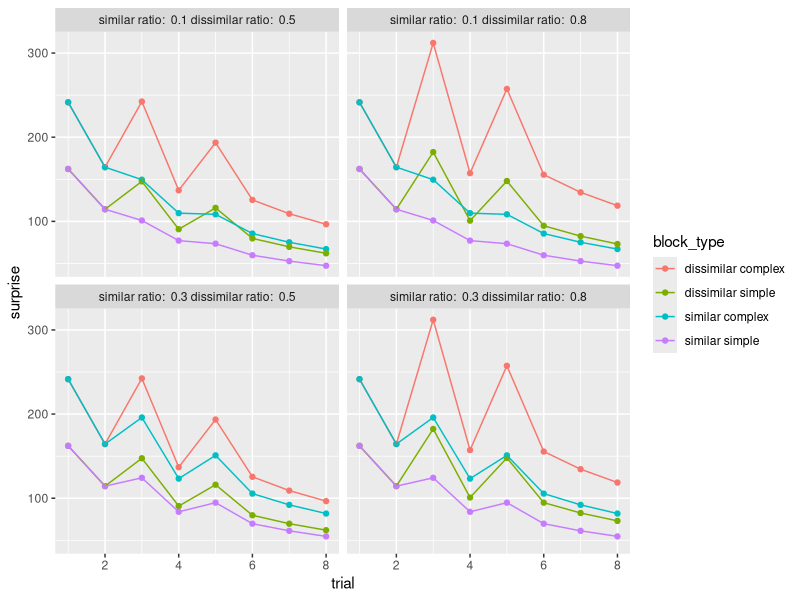
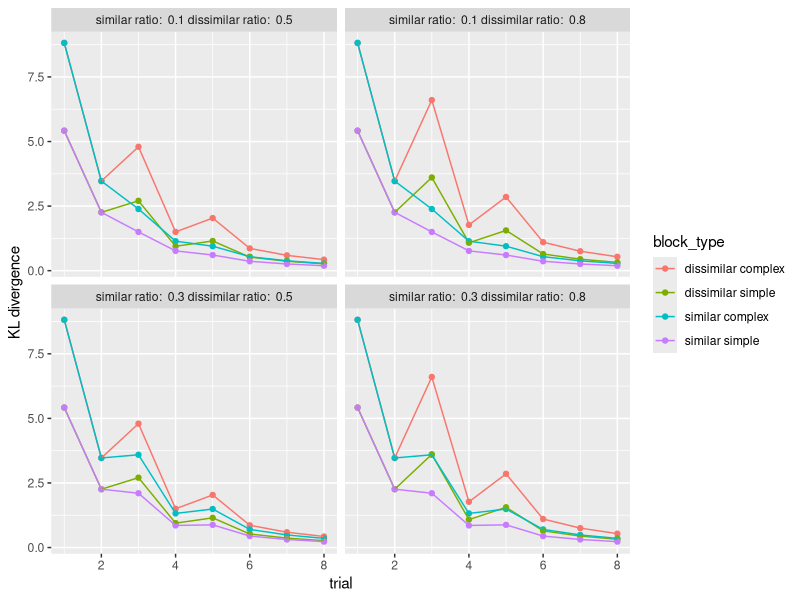
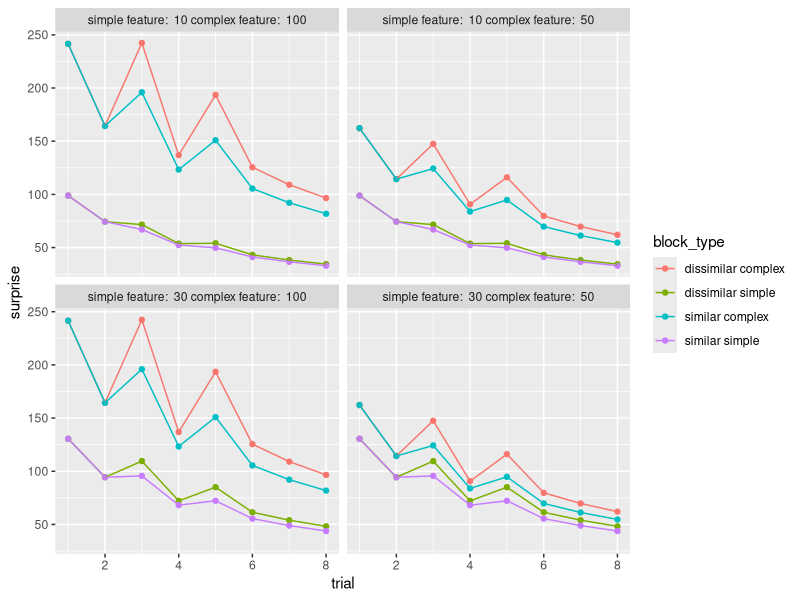
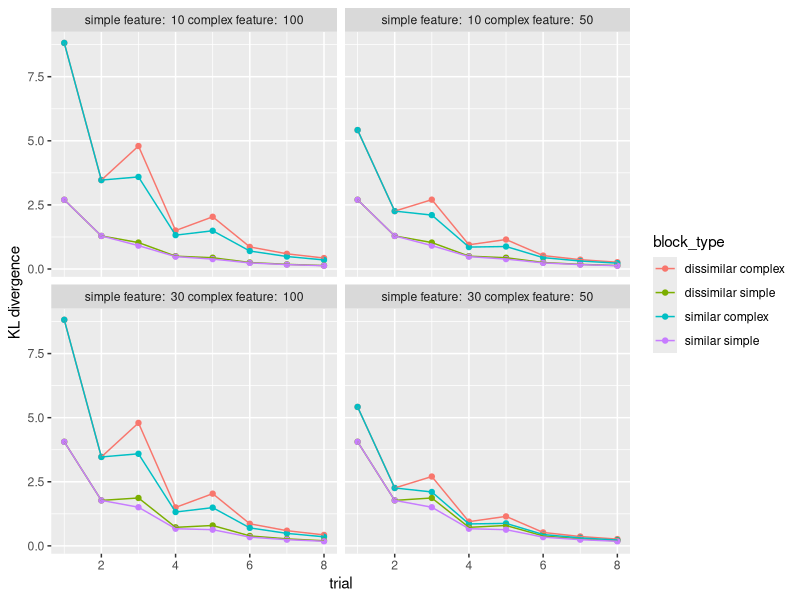

R code for these plots, in order:
## ---- chunk 1
library(tidyverse)
library(patchwork)
library(here)
## ---- chunk 2
TOTAL_FEATURE_N = 3
COMPLEX_FEATURE_N = 1
SIMPLE_FEATURE_N = 1
SIMILAR_RATIO = .2
DISSIMILAR_RATIO = .8

# generate stimuli
generate_stimuli_vector <- function(total_feature_n, stimuli_feature_n){
  
  vec <- c(rep(0, total_feature_n - stimuli_feature_n), rep(1, stimuli_feature_n))
  return(sample(vec))
  
}

# generate similar / dissimilar stimuli
# similar ratio is the proportion of different features for similar stimuli
# dissimilar ratio is the proportion of different features for dissimilar stimuli
generate_stimuli_similarity <- function(original_stimuli, similarity, 
                                        similar_ratio, 
                                        dissimilar_ratio){
  
  non_overlapping_feature <- ifelse(similarity == "similar", similar_ratio, dissimilar_ratio)
  
  # first figure out where the 1s are at 
  feature_pos <- which(original_stimuli %in% c(1))
  non_feature_pos <- which(original_stimuli %in% c(0))
  
  # change 1 to 0
  feature_change_pos <- sample(feature_pos, 
                               non_overlapping_feature * length(feature_pos), 
                               replace = FALSE)
  
  new_stim <- replace(original_stimuli, feature_change_pos, 0)
  
  # change 0 to 1 
  non_feature_change_pos <- sample(non_feature_pos, 
                                   non_overlapping_feature * length(feature_pos), 
                                   replace = FALSE)
  
  new_stim <- replace(new_stim, non_feature_change_pos, 1)
  
  
  return (new_stim)  
  
}

## create a stimuli sequence 
generate_block_sequence <- function(total_feature_n, 
                             simple_feature_n, 
                             complex_feature_n,
                             similar_ratio, 
                             dissimilar_ratio, 
                             block_length, 
                             deviant_pos, 
                             complexity, 
                             similarity){
  
  TOTAL_FEATURE_N = total_feature_n  
  # the number of 1 in the feature vector 
  SIMPLE_FEATURE_N = simple_feature_n
  COMPLEX_FEATURE_N = complex_feature_n  
  
  feature_n <- ifelse(complexity == "complex", COMPLEX_FEATURE_N, SIMPLE_FEATURE_N)
  background_stim <- generate_stimuli_vector(TOTAL_FEATURE_N, feature_n)
  deviant_stim <- generate_stimuli_similarity(background_stim, 
                                              similarity, 
                                              similar_ratio, 
                                              dissimilar_ratio)
  
  block_list <- replicate(block_length, background_stim, simplify = FALSE)
  
  block_list[deviant_pos] <- replicate(length(deviant_pos), 
                                       deviant_stim, 
                                       simplify = FALSE)
  
  return(block_list)
  
}


example_block_complex_similar <- generate_block_sequence(
  TOTAL_FEATURE_N, 
  SIMPLE_FEATURE_N, 
  COMPLEX_FEATURE_N, 
  SIMILAR_RATIO, 
  DISSIMILAR_RATIO,
  8, c(7), "complex", "similar")
example_block_complex_dissimilar <- generate_block_sequence(
  TOTAL_FEATURE_N, 
  SIMPLE_FEATURE_N, 
  COMPLEX_FEATURE_N, 
  SIMILAR_RATIO, 
  DISSIMILAR_RATIO,
  8, c(7), "complex", "dissimilar")
example_block_simple_similar <- generate_block_sequence(
  TOTAL_FEATURE_N, 
  SIMPLE_FEATURE_N, 
  COMPLEX_FEATURE_N, 
  SIMILAR_RATIO, 
  DISSIMILAR_RATIO,
  8, c(7), "simple", "similar")
example_block_simple_dissimilar <- generate_block_sequence(
  TOTAL_FEATURE_N, 
  SIMPLE_FEATURE_N, 
  SIMILAR_RATIO, 
  DISSIMILAR_RATIO,
  COMPLEX_FEATURE_N, 8, c(7), "simple", "dissimilar")

NUM_FEATURE_SAMPLE_PER_OBSERVATION <- 3

# generate observation sequence 
make_observation <- function(stimuli, feature_sample){
  
  #figure out the feature position  
  feature_pos <- which(stimuli %in% c(1))
  sampled_feature <- sample(feature_pos, 
                            feature_sample, 
                            replace = FALSE)
  observation <- rep(0, length(stimuli))
  observation[sampled_feature] <- 1
  
  return(observation)
  
}

example_block_complex_similar <- generate_block_sequence(
  TOTAL_FEATURE_N, 
  SIMPLE_FEATURE_N, 
  COMPLEX_FEATURE_N,
  SIMILAR_RATIO, 
  DISSIMILAR_RATIO,
  5, c(4), "complex", "similar")

example_block_complex_similar 
#example_observation <- lapply(example_block_complex_similar, make_observation, 
                              #NUM_FEATURE_SAMPLE_PER_OBSERVATION)
#example_observation

## ---- chunk 3
# calculate beta count for a given block
get_beta_count <- function(block, feature_prior = c(3,1)){
  prior <- replicate(length(block[[1]]), feature_prior, simplify = FALSE)
  
  beta_count <- list()
  beta_count[[1]] <- prior 
  for (trial in 1:length(block)){
    beta_count[[trial+1]] <- mapply(function(x, y) {
         x[y + 1] <- x[y + 1] + 1
         return(list(x))
       },
       beta_count[[trial]], 
       block[[trial]])
  }
  
    
    
    
    
    # if (trial == 1) {
    #   beta_count[[trial]] <- prior 
    # } else {
    #   beta_count[[trial]] <- mapply(function(x, y) {
    #     x[y + 1] <- x[y + 1] + 1
    #     return(list(x))
    #   },
    #   beta_count[[trial-1]], 
    #   block[[trial]])
    # }
  
    return(beta_count)

  }
  


# use beta count to calculate feature probability 
get_probability <- function(block_beta){
  
  lapply(block_beta, function(x) lapply(x, function(x) x/sum(x)))
  
}

get_surprise <- function(block_probability, block_sequence){
  
  mapply(function (probs, seq) {
    sum(-log2(mapply(function (x, y) x[y + 1], probs, seq))) 
  }, block_probability[1:length(block_probability)-1], block_sequence)
  
}

#KL divergence betwen two bernoulli distribution? https://math.stackexchange.com/questions/2604566/kl-divergence-between-two-multivariate-bernoulli-distribution#:~:text=The%20KL%20divergence%20between%20two%20such%20distributions%20is%20DK,z)q(z).

get_learning_progress <- function(block_probability){
  learning_progress <- list()

  # stimuli_prob <- mapply(function (probs, seq) {
  #   feature_prob <- list()
  #   for (feature_pos in 1:length(seq)){
  #     if (seq[[feature_pos]] == 1){
  #       feature_prob[feature_pos] <- list(probs[[feature_pos]])
  #     }else{
  #       feature_prob[feature_pos] <- list(rev(probs[[feature_pos]]))
  #     }
  #   }
  #   return(list(feature_prob))
  #    # why does it only index into the second feature? 
  # }, block_probability, block_sequence)
  
  # for (trial in 1:length(block_probability)){
  #   prev = block_probability[[trial]]
  #   curr = stimuli_prob[[trial]]
  #   trial_lp = mapply(function(curr, prev){
  #        #lp <- curr[[1]] * log2(curr[[1]]/prev[[1]]) #the probability of seeing the feature 
  #        lp <- curr[[1]]*log2(curr[[1]]/prev[[1]]) + curr[[2]]*log2(curr[[2]]/prev[[2]])
  #        return(lp) 
  #      }, curr, prev)
  #   learning_progress[trial] <- sum(trial_lp) 
  #    }
  #   
  # return(learning_progress)
  #   
  # }  
  

   for (trial in 2:length(block_probability)){
     
    
      prev_prob = block_probability[[trial-1]]
      curr_prob = block_probability[[trial]]
      trial_lp = mapply(function(curr, prev){
        #lp <- curr[[1]] * log2(curr[[1]]/prev[[1]]) #the probability of seeing the feature 
        lp <- curr[[1]]*log2(curr[[1]]/prev[[1]]) + curr[[2]]*log2(curr[[2]]/prev[[2]])
        return(lp) 
      }, curr_prob, prev_prob)
    
   learning_progress[trial] <- sum(trial_lp) 
   }
  return(learning_progress[2:length(learning_progress)])
}

example_beta <- get_beta_count(example_block_complex_similar)
example_prob <- get_probability(example_beta)
example_surprise <- get_surprise(example_prob,example_block_complex_similar)

get_plot_surprise <- function(surprise){
  tibble("surprise" = surprise) %>% 
    mutate( trial = row_number()) %>% 
    unnest(surprise) %>% 
    ggplot(aes(x = trial, y = surpise)) + 
    geom_point() + 
    geom_line()
  
}


## ---- chunk 4
get_block_sequence <- function(
  complexity, 
  similarity, 
  total_feature_n, 
  simple_feature_n, 
  complex_feature_n, 
  similar_ratio, 
  dissimilar_ratio){
  
  TOTAL_FEATURE_N = total_feature_n  
  # the number of 1 in the feature vector 
  SIMPLE_FEATURE_N = simple_feature_n
  COMPLEX_FEATURE_N = complex_feature_n  
  block_length = 8
  deviant_pos = c(3,  5)
  
  feature_n <- ifelse(complexity == "complex", COMPLEX_FEATURE_N, SIMPLE_FEATURE_N)
  background_stim <- generate_stimuli_vector(TOTAL_FEATURE_N, feature_n)
  deviant_stim <- generate_stimuli_similarity(background_stim, 
                                              similarity, 
                                              similar_ratio, 
                                              dissimilar_ratio)
  
  block_list <- replicate(block_length, background_stim, simplify = FALSE)
  
  block_list[deviant_pos] <- replicate(length(deviant_pos),
                                       deviant_stim,
                                       simplify = FALSE)
  
  return(block_list)
  
}



## ---- chunk 5

complexity = c("complex", "simple")
similarity = c("similar", "dissimilar")
feature = c(200)
simple_feature = c(50)
complex_feature = c(100)
similar_ratio = c(0.1,0.3)
dissimilar_ratio = c(0.5,0.8)




df_parameter <- crossing(complexity, similarity, feature, 
                         simple_feature, complex_feature, 
                         similar_ratio, dissimilar_ratio) %>% 
  filter(complex_feature > simple_feature) %>% 
  filter(similar_ratio < dissimilar_ratio)

df_feature_sim <- df_parameter %>% 
  mutate(
    sequence = pmap(df_parameter, .f = ~with(list(...), 
                                             get_block_sequence(complexity, similarity, 
                                                                feature, 
                                                                simple_feature, complex_feature, 
                                                                similar_ratio, dissimilar_ratio)))
  ) %>% 
   mutate(beta = map(.x = sequence, 
                    .f = get_beta_count), 
         probability = map(.x = beta, 
                           .f = get_probability), 
         surprise = map2(.x = probability, 
                         .y = sequence, 
                         .f = get_surprise), 
         learning_progress = map(
           .x = probability, 
           .f = get_learning_progress
         )) %>% 
  mutate(
    complex_simple_diff = complex_feature - simple_feature
  )
## ---- chunk 6


df_visualization <- df_feature_sim %>% 
  unnest(c(learning_progress, surprise)) %>% 
  unnest(c(learning_progress, surprise)) %>% 
  group_by(similarity, complexity, feature, 
           simple_feature, complex_feature, 
           similar_ratio, dissimilar_ratio) %>% 
  mutate(trial = row_number(), 
         block_type = paste(similarity, complexity), 
         similarity_parameter = paste("similar ratio: ", similar_ratio, "dissimilar ratio: ", dissimilar_ratio)) %>% 
  pivot_longer(cols = c(surprise, learning_progress), 
               names_to = "measurement_type", 
               values_to = "value") 


df_visualization %>% 
  filter(measurement_type == "surprise") %>% 
  ggplot(aes(x = trial, 
             y = value, 
             color = block_type)) + 
  geom_point() + 
  geom_line() + 
  facet_wrap(~similarity_parameter) + 
  ylab("surprise")

df_visualization %>% 
  filter(measurement_type == "learning_progress") %>% 
  ggplot(aes(x = trial, 
             y = value, 
             color = block_type)) + 
  geom_point() + 
  geom_line() + 
  facet_wrap(~similarity_parameter) + 
  ylab("KL divergence")
## ---- chunk 7
complexity = c("complex", "simple")
similarity = c("similar", "dissimilar")
feature = c(200)
simple_feature = c(10, 30)
complex_feature = c(50, 100)
similar_ratio = c(0.3)
dissimilar_ratio = c(0.5)


df_parameter <- crossing(complexity, similarity, feature, 
                         simple_feature, complex_feature, 
                         similar_ratio, dissimilar_ratio) %>% 
  filter(complex_feature > simple_feature) %>% 
  filter(similar_ratio < dissimilar_ratio)

df_feature_sim <- df_parameter %>% 
  mutate(
    sequence = pmap(df_parameter, .f = ~with(list(...), 
                                             get_block_sequence(complexity, similarity, 
                                                                feature, 
                                                                simple_feature, complex_feature, 
                                                                similar_ratio, dissimilar_ratio)))
  ) %>% 
   mutate(beta = map(.x = sequence, 
                    .f = get_beta_count), 
         probability = map(.x = beta, 
                           .f = get_probability), 
         surprise = map2(.x = probability, 
                         .y = sequence, 
                         .f = get_surprise), 
         learning_progress = map(
           .x = probability, 
           .f = get_learning_progress
         )) %>% 
  mutate(
    complex_simple_diff = complex_feature - simple_feature
  )
## ---- chunk 8
df_visualization <- df_feature_sim %>% 
  unnest(c(learning_progress, surprise)) %>% 
  unnest(c(learning_progress, surprise)) %>% 
  group_by(similarity, complexity, feature, 
           simple_feature, complex_feature, 
           similar_ratio, dissimilar_ratio) %>% 
  mutate(trial = row_number(), 
         block_type = paste(similarity, complexity), 
         complexity_parameter = paste("simple feature: ", simple_feature, "complex feature: ", complex_feature)) %>% 
  pivot_longer(cols = c(surprise, learning_progress), 
               names_to = "measurement_type", 
               values_to = "value") 


df_visualization %>% 
  filter(measurement_type == "surprise") %>% 
  ggplot(aes(x = trial, 
             y = value, 
             color = block_type)) + 
  geom_point() + 
  geom_line() + 
  facet_wrap(~complexity_parameter) + 
  ylab("surprise")

df_visualization %>% 
  filter(measurement_type == "learning_progress") %>% 
  ggplot(aes(x = trial, 
             y = value, 
             color = block_type)) + 
  geom_point() + 
  geom_line() + 
  facet_wrap(~complexity_parameter) + 
  ylab("KL divergence")
